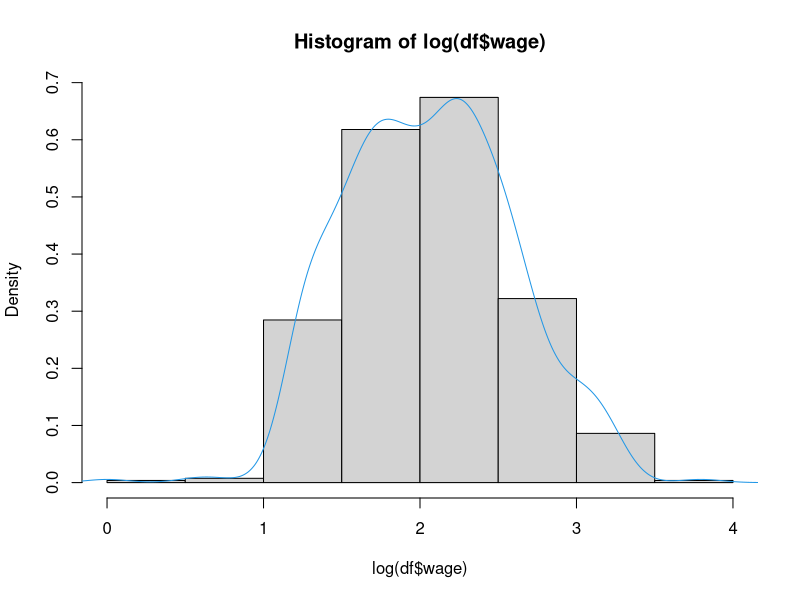
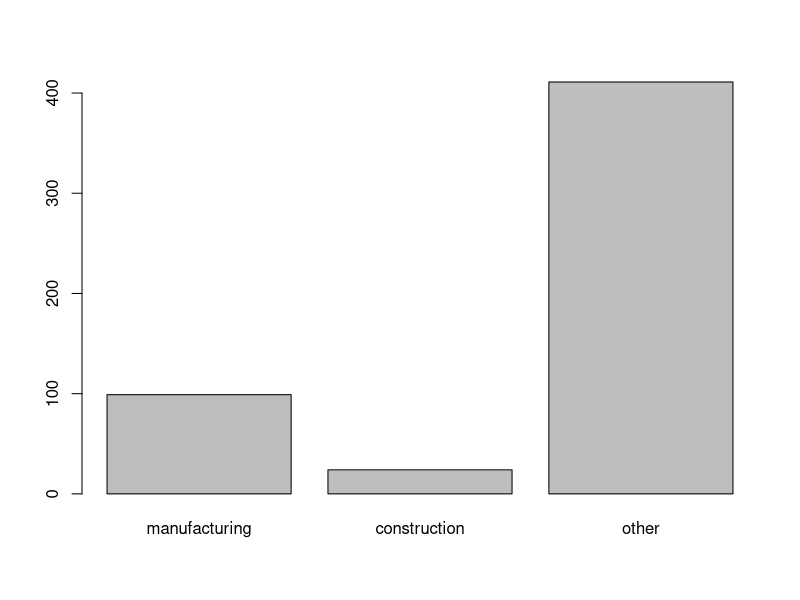
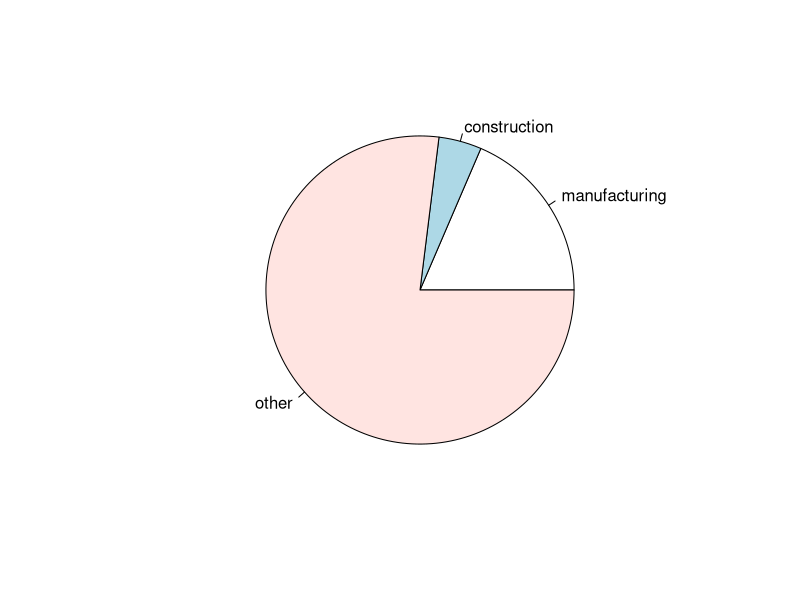
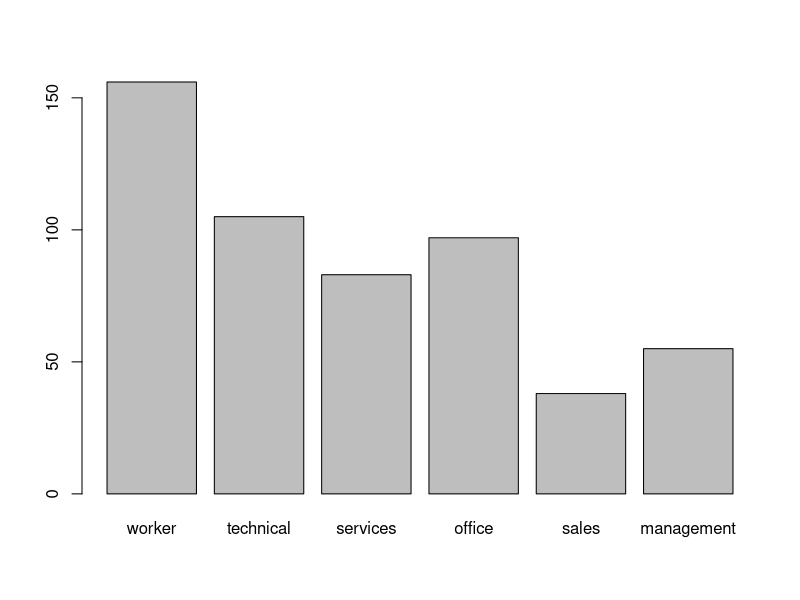
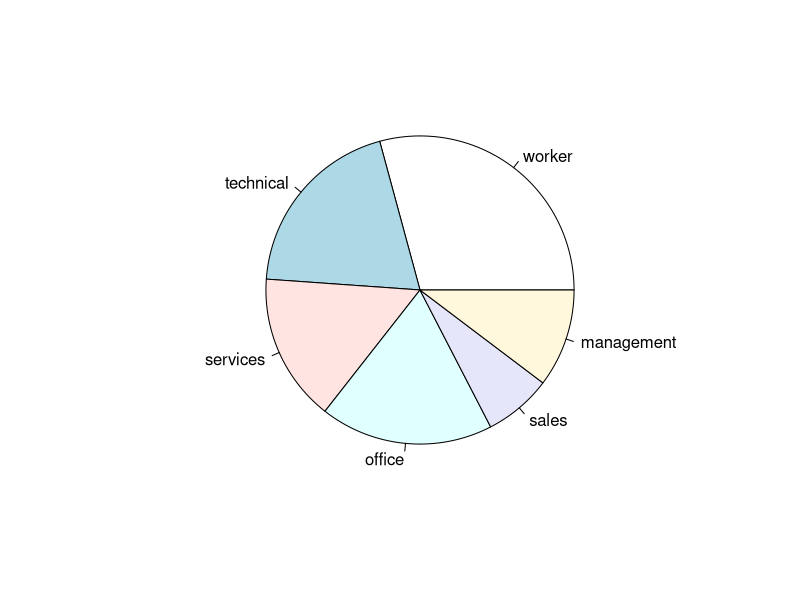
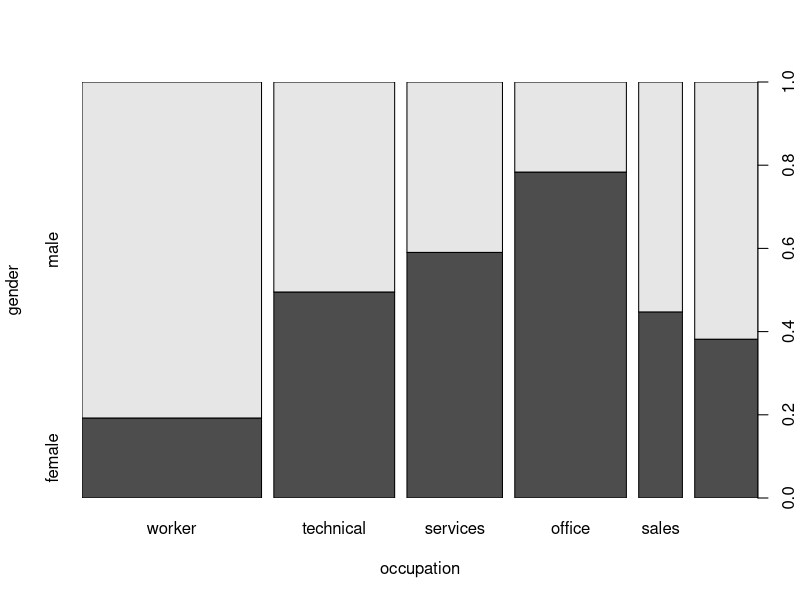
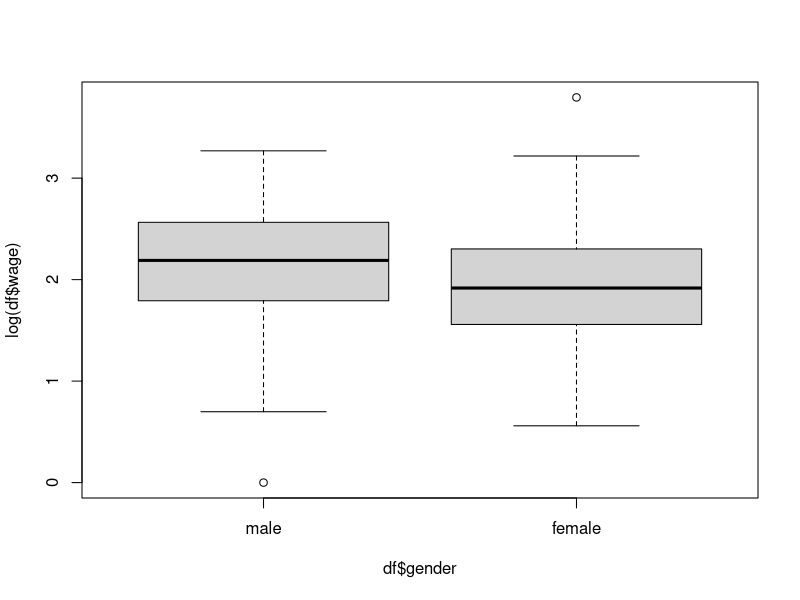
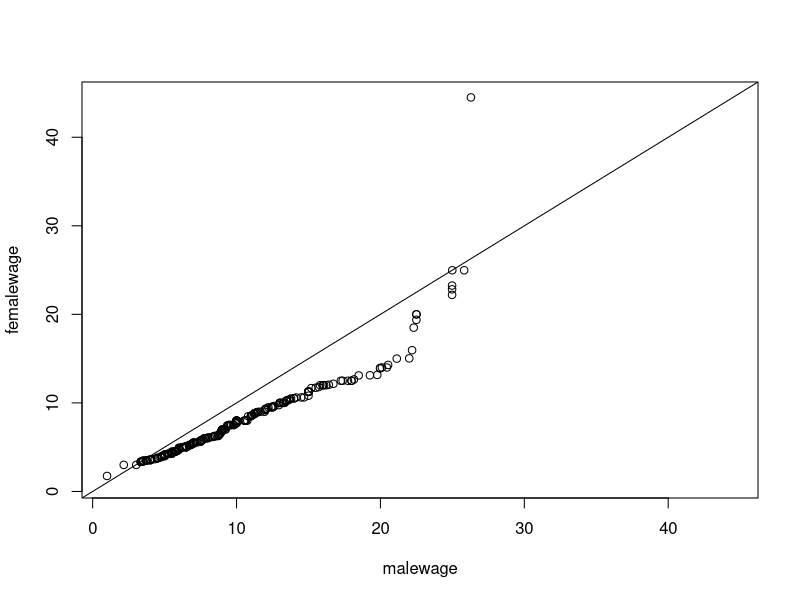

Here is the R script that generated these plots, in order:
install.packages("AER")
library(AER)

data("CPS1985")
str(CPS1985)



## Exercise 1
#In the first exercise, we will calculate simple statistics of wage in the CPS1985 data-frame. 
#First, use the summary function to see the summary statistics of wage; 
#then, calculate mean, median, variance, and standard deviation of the wage.

df <- CPS1985
summary(df$wage)
var(df$wage)
sd(df$wage)



## Exercise 2
#Graphical illustration of statistics would be also helpful. 
#Since wage is numerical, histograms (density plot) and box-plots would be helpful. 
#In this exercise, create a histogram for a wage parameter in the CPS1985 data-frame.

hist(log(df$wage),freq = FALSE)
lines(density(log(df$wage)),col=4)



## Exercise 3
#As for categorical variables, it is not possible to calculate mean and variance. 
#Instead, we can produce frequency tables, bar-plots, and pie charts. 
#In this exercise, use a table function to produce a frequency table for sector and occupation variables. 
#Along with these, produce bar-plots and pie charts for these variables.

tab <- table(df$sector)
tab
barplot(tab)
pie(tab)

tab2 <- table(df$occupation)
tab2
barplot(tab2)
pie(tab2)



## Exercise 4
#It would also be useful to see the relationship between two categorical variables. 
#In this exercise, consider the gender and occupation variables. 
#Use the xtabs function to show the contingency table, 
#then use the plot function to plot a bar-plot showing gender proportion for each occupation type.

xtabs(~ gender + occupation, data = df)
plot(gender~occupation, data=df)



## Exercise 5
#In this exercise, first calculate the correlation between wage and education to investigate how wage changes by education, 
#then calculate the mean wage for each gender. 
#Finally, compare the wage between males and females using box-plots and qq plots.

cor(log(df$wage),df$education) #-1<cor<1 (1 indicates a strong positive relationship)

tapply(log(df$wage), df$gender, mean)
plot(log(df$wage) ~ df$gender)

malewage <- subset(df, gender == "male")$wage
femalewage <- subset(df,gender == "female")$wage
qqplot(malewage,femalewage,xlim=range(df$wage),ylim=range(df$wage))
abline(0,1)
